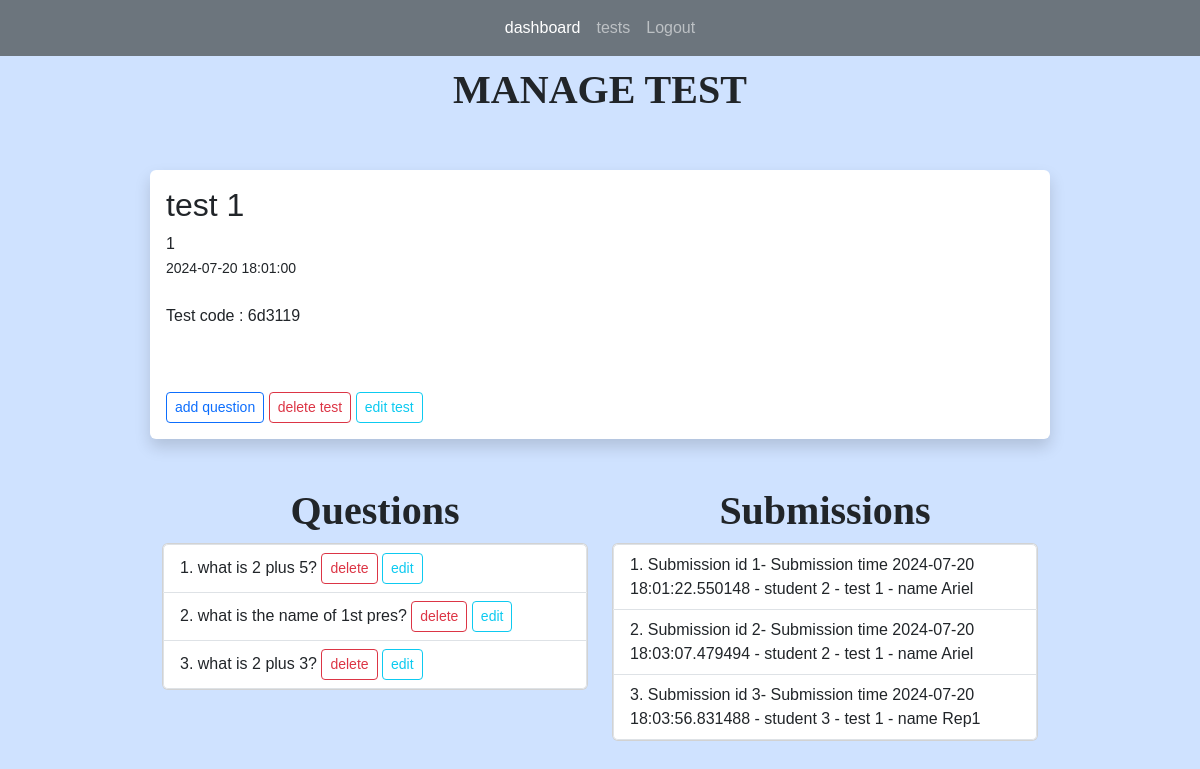
Before: /tests/1 (signed in) with the older database file.
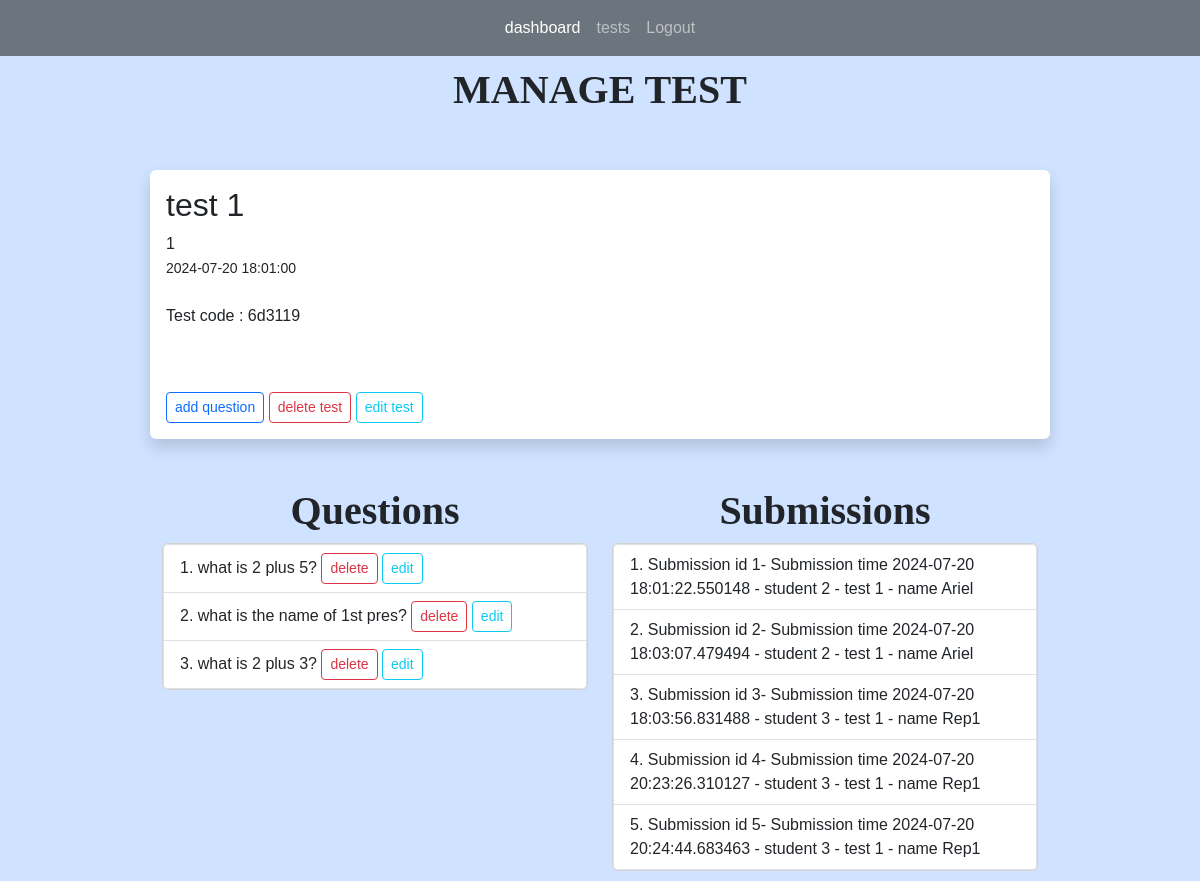
After: the same page with the newer database file.
### app.py (models this page shows)
class Tests(db.Model):
    test_id = db.Column(db.Integer, primary_key=True)
    title = db.Column(db.String(255))
    start_date = db.Column(db.DateTime, default=datetime.utcnow)
    end_date = db.Column(db.DateTime, default=datetime.utcnow)
    teacher_id = db.Column(db.Integer, db.ForeignKey('users.id'))
    teacher = db.relationship('Users', backref=db.backref('tests', lazy=True))
    questions = db.relationship("Questions", backref="question_list")
    code = db.Column(db.String(6), unique=True)  # column to store the unique code
    students = db.relationship('Users', secondary='test_students', backref=db.backref('tests_registered', lazy=True))
    submissions = db.relationship('Submission', backref='test_submissions', lazy=True)

class Questions(db.Model):
    question_id = db.Column(db.Integer, primary_key=True)
    question_text = db.Column(db.String(255), nullable=False)
    question_type = db.Column(db.String(255), nullable=False)
    points = db.Column(db.Integer, nullable=False)
    option1 = db.Column(db.String(255))
    option2 = db.Column(db.String(255))
    option3 = db.Column(db.String(255))
    option4 = db.Column(db.String(255))
    correct_opt = db.Column(db.Integer)
    correct_ans = db.Column(db.String(255))
    test_id = db.Column(db.Integer, db.ForeignKey('tests.test_id'))
    test = db.relationship('Tests', backref=db.backref('question_test', lazy=True))
    answer = db.relationship("Answers", uselist=False)

class Submission(db.Model):
    submission_id = db.Column(db.Integer, primary_key=True)
    student_id = db.Column(db.Integer, db.ForeignKey('users.id'))
    test_id = db.Column(db.Integer, db.ForeignKey('tests.test_id'))
    submitted_at = db.Column(db.DateTime, default=datetime.now)
    student = db.relationship('Users', backref=db.backref('submitter', lazy=True))
    test = db.relationship('Tests', backref=db.backref('submission_test', lazy=True))
    answers = db.relationship('Answers', backref=db.backref('answered_questions', lazy=True), lazy=True)

class Users(db.Model, UserMixin):
    id = db.Column(db.Integer, primary_key = True)
    name = db.Column(db.String(200), nullable=False)
    email = db.Column(db.String(120), nullable=False, unique =True)
    password = db.Column(db.String(128), nullable=False)
    role = db.Column(db.String(80), nullable=False)
    submissions = db.relationship('Submission', backref='submitted_tests', lazy=True)

### app.py (the view)
@app.route('/tests/<int:id>', methods=['GET', 'POST'])
@login_required(role="teacher")
def test(id):
    test = Tests.query.get_or_404(id)
    questions = Questions.query.filter_by(test_id = id)
    return render_template('manage_test.html', test=test, questions=questions)

### app.py (called while the page is built)
@login_manager.user_loader
def load_user(user_id):
    return Users.query.get(int(user_id))

def login_required(role="ANY"):
    def wrapper(fn):
        @wraps(fn)
        def decorated_view(*args, **kwargs):
            if not current_user.is_authenticated:
               return login_manager.unauthorized()
            if ( (current_user.role != role) and (role != "ANY")):
                return login_manager.unauthorized()
            return fn(*args, **kwargs)
        return decorated_view
    return wrapper

### templates/manage_test.html (shortened to what this page needs)
{% extends 'index.html' %}
{% block content %}
<h1>MANAGE TEST</h1>
<br>
<br/>
<div class="shadow p-3 mb-5 bg-body rounded">
	<h2>{{ test.title }}</h2>
    {{ test.teacher_id }}<br/>
	<small>{{ test.start_date }}</small> <br/><br/>
	<p>
		Test code : {{ test.code }}
	</p>
	<br/><br/>
	<a href="{{ url_for('add_question', id=test.test_id)}}" class="btn btn-outline-primary btn-sm">add question</a>
	<a href="{{ url_for('delete_test', id=test.test_id)}}" class="btn btn-outline-danger btn-sm">delete test</a>
	<a href="{{ url_for('edit_test', id=test.test_id)}}" class="btn btn-outline-info btn-sm">edit test</a>
	<br/>
</div>
<div class="container text-center">
	<div class="row">
	  <div class="col">
		<h1>Questions</h1>
	  </div>
	  <div class="col">
		<h1>Submissions</h1>
	  </div>
	</div>
	<div class="row">
	  <div class="col">
		<div class="card">
			<ul class="list-group list-group-numbered">
				{% for question in questions %}
				<li style="text-align: left;" class="list-group-item justify-content-between ">
					{{ question.question_text }}
					<a class="btn btn-outline-danger btn-sm" href="{{ url_for('delete_question', id=test.test_id, question_id = question.question_id)}}">delete</a>
					<a class="btn btn-outline-info btn-sm" href="{{ url_for('edit_question', id=test.test_id, question_id = question.question_id)}}">edit</a>
				</li>
				{% endfor %}
			</ul>
		</div>
	  </div>
	  <div class="col">
		<div class="card">
			<ul class="list-group list-group-numbered">
				{% for submission in test.submissions %}
				<li style="text-align: left;" class="list-group-item justify-content-between ">
					Submission id {{ submission.submission_id }}-
					Submission time {{ submission.submitted_at }} -
					student {{ submission.student_id }} -
					test {{ submission.test_id }} -
					name {{ submission.student.name }}
				</li>
				{% endfor %}
			</ul>
		</div>
	  </div>
	</div>
  </div>
{% endblock %}

### templates/index.html (shortened to what this page needs)
<!DOCTYPE html>
<html lang="en">
<head>
    <link href="https://cdn.jsdelivr.net/npm/bootstrap@5.3.3/dist/css/bootstrap.min.css"
    rel="stylesheet"
>
    <link rel="stylesheet" href="{{url_for('static', filename='main.css') }}">
</head>
<body class= "bg-primary-subtle" >
    {% if current_user.is_authenticated and current_user.role == "teacher" %}
        {% include 'teacher_navbar.html' %}
    {% endif %}
    <div style="margin-top: 10px;margin-bottom: 10px;margin-right: 150px;margin-left: 150px;">
        {% block content %}
        {% endblock %}
    </div>
</body>
</html>

### templates/teacher_navbar.html (shortened to what this page needs)
    <nav class="navbar navbar-expand-lg navbar-dark bg-secondary">
        <div class="collapse navbar-collapse" id="navbarNavAltMarkup">
            <div class="navbar-nav mx-auto">
            <a class="nav-link active" aria-current="page" href="{{ url_for('teacher_dashboard') }}">dashboard</a>
            <a class="nav-link" href="{{ url_for('tests') }}">tests</a>
            <a class="nav-link" href="{{ url_for('logout') }}">Logout</a>
            </div>
        </div>
    </nav>

### static/main.css (style rules this page uses)
body { font-family: Arial, sans-serif; margin: 0; padding: 0; }
nav a { color: #fff; text-decoration: none; }
H1 { font-family: Copperplate; font-weight: bold; font-size: 40px; text-align: center; }

Changed rows visible on the page:
added Submission: submission_id "4", submitted_at "2024-07-20 20:23:26.310127", student_id "3", test_id "1", student.name "Rep1"
added Submission: submission_id "5", submitted_at "2024-07-20 20:24:44.683463", student_id "3", test_id "1", student.name "Rep1"
